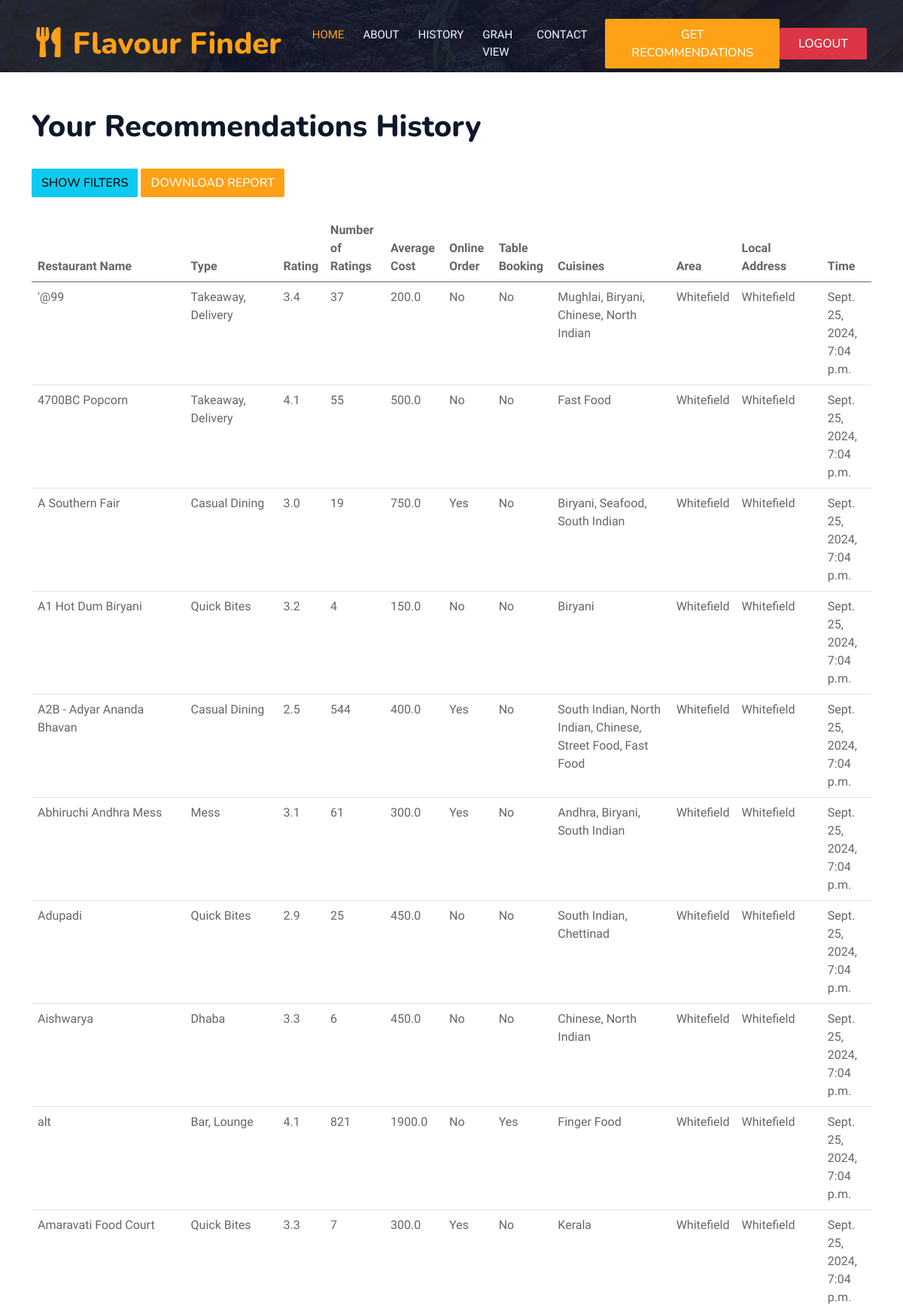
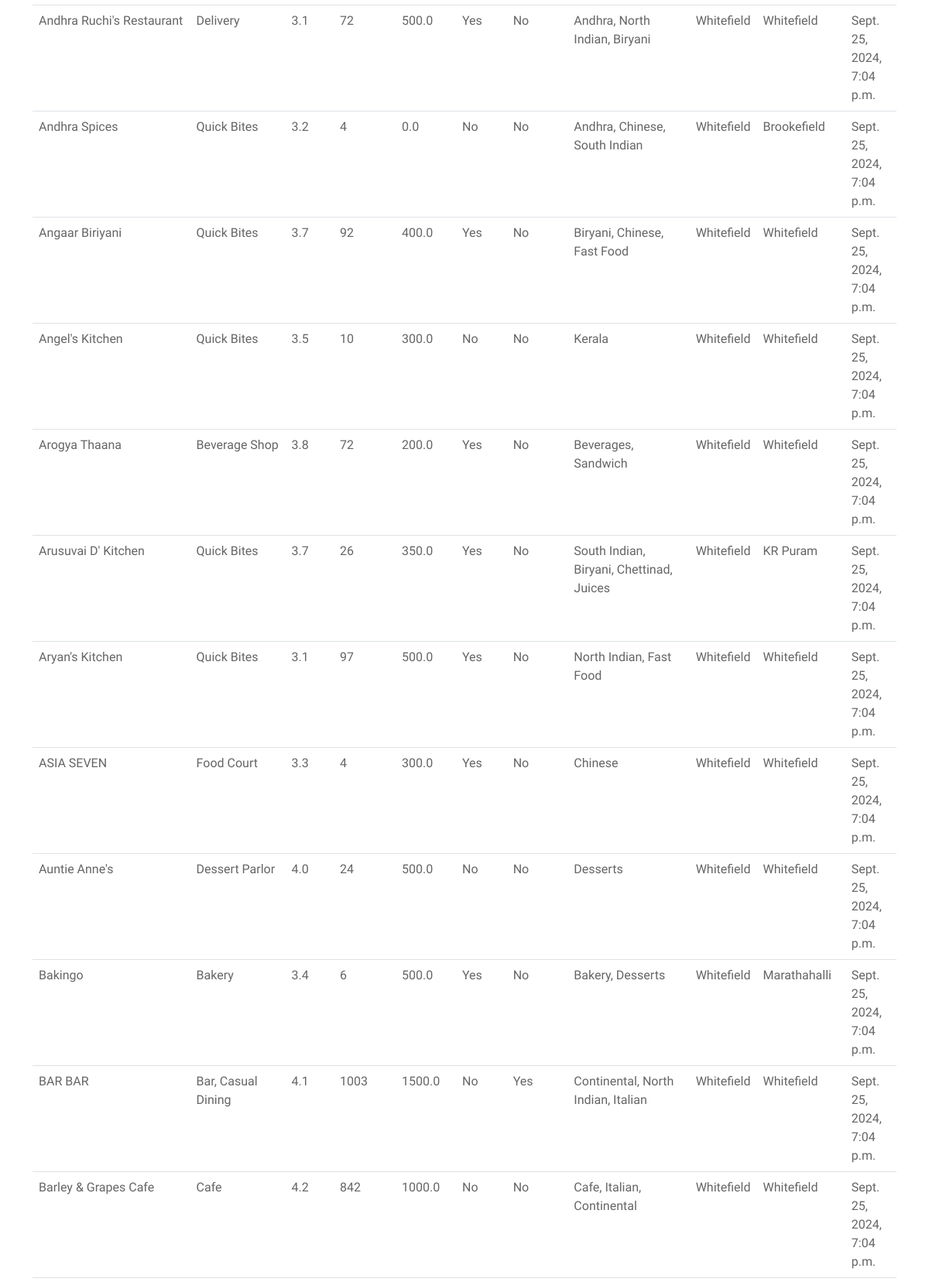
The app's page /history/ (signed in, upper part) with its own data (2 pictures, top to bottom).
### restaurant_app/models.py (models this page shows, shortened)
class UserHistory(models.Model):
    user = models.ForeignKey(User, on_delete=models.CASCADE, related_name='history')
    restaurant_name = models.CharField(max_length=150)
    restaurant_type = models.CharField(max_length=100)
    rate = models.FloatField()
    num_of_ratings = models.IntegerField()
    avg_cost = models.FloatField()
    online_order = models.CharField(max_length=10)
    table_booking = models.CharField(max_length=10)
    cuisines_type = models.CharField(max_length=200)
    area = models.CharField(max_length=100)
    local_address = models.CharField(max_length=200)
    interaction_time = models.DateTimeField(auto_now_add=True)
    interaction_datetime = models.DateTimeField(null=True, blank=True)

### restaurant_app/views.py (the view)
# urls.py: path('history/', history, name='history'),
@login_required
def history(request):
    user_history = UserHistory.objects.filter(user=request.user)
    price_range = request.GET.get('price_range')
    rating = request.GET.get('rating')
    restaurant_type = request.GET.get('restaurant_type')
    if price_range:
        try:
            price_limit = float(price_range)
            user_history = user_history.filter(avg_cost__lte=price_limit)
        except ValueError:
            pass  # Handle invalid float conversion gracefully
    if rating:
        user_history = user_history.filter(rate=rating)
    if restaurant_type:
        user_history = user_history.filter(restaurant_type=restaurant_type)
    return render(request, 'history.html', {'history': user_history})

### restaurant_app/templates/history.html (shortened to what this page needs)
<!DOCTYPE html>
<html lang="en">
<head>
    {% load static %}
    <link href="https://cdnjs.cloudflare.com/ajax/libs/font-awesome/5.10.0/css/all.min.css" rel="stylesheet">
    <link href="https://cdn.jsdelivr.net/npm/bootstrap-icons@1.4.1/font/bootstrap-icons.css" rel="stylesheet">
    <link href="{% static 'lib/animate/animate.min.css' %}" rel="stylesheet">
    <link href="{% static 'lib/owlcarousel/assets/owl.carousel.min.css' %}" rel="stylesheet">
    <link href="{% static 'lib/tempusdominus/css/tempusdominus-bootstrap-4.min.css' %}" rel="stylesheet">
    <link href="{% static 'css/bootstrap.min.css' %}" rel="stylesheet">
    <link href="{% static 'css/style.css' %}" rel="stylesheet">
</head>
<body>
    <div class="container-xxl bg-white p-0">
        <div class="container-xxl position-relative p-0">
            <nav class="navbar navbar-expand-lg navbar-dark bg-dark px-4 px-lg-5 py-3 py-lg-0">
                <a href="{% url 'dashboard' %}" class="navbar-brand p-0">
                    <h1 class="text-primary m-0"><i class="fa fa-utensils me-3"></i>Flavour Finder</h1>
                </a>
                <div class="collapse navbar-collapse" id="navbarCollapse">
                    <div class="navbar-nav ms-auto py-0 pe-4">
                        <a href="{% url 'dashboard' %}" class="nav-item nav-link active">Home</a>
                        <a href="{% url 'about' %}" class="nav-item nav-link">About</a>
                        <a href="{% url 'history' %}" class="nav-item nav-link">History</a>
                        <a href="{% url 'graph' %}" class="nav-item nav-link">Grah View</a>
                        <a href="{% url 'contact' %}" class="nav-item nav-link">Contact</a>
                    </div>
                    <a href="{% url 'recommend' %}" class="btn btn-primary py-2 px-4">Get Recommendations</a>
                    <br>
                    <form method="POST" action="{% url 'logout' %}" class="d-inline">
                        <button type="submit" class="btn btn-danger py-2 px-4">Logout</button>
                    </form>
                </div>
            </nav>
        <div class="container-xxl py-5 bg-dark hero-header mb-5">
        </div>
    </div>
    {% block content %}
    <section class="section">
        <div class="container">
            <h1 class="title">Your Recommendations History</h1><br>
            <button id="filterButton" class="btn btn-info mb-4">Show Filters</button>
            <a href="{% url 'download_user_history' %}" class="btn btn-primary mb-4">Download Report</a>
            {% if history %}
                <table class="table is-fullwidth is-striped">
                    <thead>
                        <tr>
                            <th>Restaurant Name</th>
                            <th>Type</th>
                            <th>Rating</th>
                            <th>Number of Ratings</th>
                            <th>Average Cost</th>
                            <th>Online Order</th>
                            <th>Table Booking</th>
                            <th>Cuisines</th>
                            <th>Area</th>
                            <th>Local Address</th>
                            <th>Time</th>
                        </tr>
                    </thead>
                    <tbody>
                        {% for entry in history %}
                        <tr>
                            <td>{{ entry.restaurant_name }}</td>
                            <td>{{ entry.restaurant_type }}</td>
                            <td>{{ entry.rate }}</td>
                            <td>{{ entry.num_of_ratings }}</td>
                            <td>{{ entry.avg_cost }}</td>
                            <td>{{ entry.online_order }}</td>
                            <td>{{ entry.table_booking }}</td>
                            <td>{{ entry.cuisines_type }}</td>
                            <td>{{ entry.area }}</td>
                            <td>{{ entry.local_address }}</td>
                            <td>{{ entry.interaction_time }}</td>
                        </tr>
                        {% endfor %}
                    </tbody>
                </table>
            {% else %}
                <p>No history available. Please make some searches on the <a href="{% url 'dashboard' %}">dashboard</a>.</p>
            {% endif %}
        </div>
    </section>
    {% endblock %}
    </div>
</body>
</html>

### restaurant_app/static/css/style.css (style rules this page uses)
:root { --primary: #FEA116; --light: #F1F8FF; --dark: #0F172B; }
.btn { font-family: 'Nunito', sans-serif; font-weight: 500; text-transform: uppercase; transition: .5s; }
.btn.btn-primary, .btn.btn-secondary { color: #FFFFFF; }
.navbar-dark .navbar-nav .nav-link { position: relative; margin-left: 25px; padding: 35px 0; font-size: 15px; color: var(--light) !important; text-transform: uppercase; font-weight: 500; outline: none; transition: .5s; }
.navbar-dark .navbar-nav .nav-link:hover, .navbar-dark .navbar-nav .nav-link.active { color: var(--primary) !important; }
@media (min-width: 992px) { .navbar-dark { position: absolute; width: 100%; top: 0; left: 0; z-index: 999; background: transparent !important; } }
.hero-header { background: linear-gradient(rgba(15, 23, 43, .9), rgba(15, 23, 43, .9)), url(../img/bg-hero.jpg); background-position: center center; background-repeat: no-repeat; background-size: cover; }

### records on screen
UserHistory: restaurant_name "'@99", restaurant_type "Takeaway, Delivery", rate "3.4", num_of_ratings "37", avg_cost "200.0", online_order "No", table_booking "No", cuisines_type "Mughlai, Biryani, Chinese, North Indian", area "Whitefield", local_address "Whitefield", interaction_time "Sept. 25, 2024, 7:04 p.m."
UserHistory: restaurant_name "4700BC Popcorn", restaurant_type "Takeaway, Delivery", rate "4.1", num_of_ratings "55", avg_cost "500.0", online_order "No", table_booking "No", cuisines_type "Fast Food", area "Whitefield", local_address "Whitefield", interaction_time "Sept. 25, 2024, 7:04 p.m."
UserHistory: restaurant_name "A Southern Fair", restaurant_type "Casual Dining", rate "3.0", num_of_ratings "19", avg_cost "750.0", online_order "Yes", table_booking "No", cuisines_type "Biryani, Seafood, South Indian", area "Whitefield", local_address "Whitefield", interaction_time "Sept. 25, 2024, 7:04 p.m."
UserHistory: restaurant_name "A1 Hot Dum Biryani", restaurant_type "Quick Bites", rate "3.2", num_of_ratings "4", avg_cost "150.0", online_order "No", table_booking "No", cuisines_type "Biryani", area "Whitefield", local_address "Whitefield", interaction_time "Sept. 25, 2024, 7:04 p.m."
UserHistory: restaurant_name "A2B - Adyar Ananda Bhavan", restaurant_type "Casual Dining", rate "2.5", num_of_ratings "544", avg_cost "400.0", online_order "Yes", table_booking "No", cuisines_type "South Indian, North Indian, Chinese, Street Food, Fast Food", area "Whitefield", local_address "Whitefield", interaction_time "Sept. 25, 2024, 7:04 p.m."
UserHistory: restaurant_name "Abhiruchi Andhra Mess", restaurant_type "Mess", rate "3.1", num_of_ratings "61", avg_cost "300.0", online_order "Yes", table_booking "No", cuisines_type "Andhra, Biryani, South Indian", area "Whitefield", local_address "Whitefield", interaction_time "Sept. 25, 2024, 7:04 p.m."
UserHistory: restaurant_name "Adupadi", restaurant_type "Quick Bites", rate "2.9", num_of_ratings "25", avg_cost "450.0", online_order "No", table_booking "No", cuisines_type "South Indian, Chettinad", area "Whitefield", local_address "Whitefield", interaction_time "Sept. 25, 2024, 7:04 p.m."
UserHistory: restaurant_name "Aishwarya", restaurant_type "Dhaba", rate "3.3", num_of_ratings "6", avg_cost "450.0", online_order "No", table_booking "No", cuisines_type "Chinese, North Indian", area "Whitefield", local_address "Whitefield", interaction_time "Sept. 25, 2024, 7:04 p.m."
UserHistory: restaurant_name "alt", restaurant_type "Bar, Lounge", rate "4.1", num_of_ratings "821", avg_cost "1900.0", online_order "No", table_booking "Yes", cuisines_type "Finger Food", area "Whitefield", local_address "Whitefield", interaction_time "Sept. 25, 2024, 7:04 p.m."
UserHistory: restaurant_name "Amaravati Food Court", restaurant_type "Quick Bites", rate "3.3", num_of_ratings "7", avg_cost "300.0", online_order "Yes", table_booking "No", cuisines_type "Kerala", area "Whitefield", local_address "Whitefield", interaction_time "Sept. 25, 2024, 7:04 p.m."
UserHistory: restaurant_name "Andhra Ruchi's Restaurant", restaurant_type "Delivery", rate "3.1", num_of_ratings "72", avg_cost "500.0", online_order "Yes", table_booking "No", cuisines_type "Andhra, North Indian, Biryani", area "Whitefield", local_address "Whitefield", interaction_time "Sept. 25, 2024, 7:04 p.m."
UserHistory: restaurant_name "Andhra Spices", restaurant_type "Quick Bites", rate "3.2", num_of_ratings "4", avg_cost "0.0", online_order "No", table_booking "No", cuisines_type "Andhra, Chinese, South Indian", area "Whitefield", local_address "Brookefield", interaction_time "Sept. 25, 2024, 7:04 p.m."
UserHistory: restaurant_name "Angaar Biriyani", restaurant_type "Quick Bites", rate "3.7", num_of_ratings "92", avg_cost "400.0", online_order "Yes", table_booking "No", cuisines_type "Biryani, Chinese, Fast Food", area "Whitefield", local_address "Whitefield", interaction_time "Sept. 25, 2024, 7:04 p.m."
UserHistory: restaurant_name "Angel's Kitchen", restaurant_type "Quick Bites", rate "3.5", num_of_ratings "10", avg_cost "300.0", online_order "No", table_booking "No", cuisines_type "Kerala", area "Whitefield", local_address "Whitefield", interaction_time "Sept. 25, 2024, 7:04 p.m."
UserHistory: restaurant_name "Arogya Thaana", restaurant_type "Beverage Shop", rate "3.8", num_of_ratings "72", avg_cost "200.0", online_order "Yes", table_booking "No", cuisines_type "Beverages, Sandwich", area "Whitefield", local_address "Whitefield", interaction_time "Sept. 25, 2024, 7:04 p.m."
UserHistory: restaurant_name "Arusuvai D' Kitchen", restaurant_type "Quick Bites", rate "3.7", num_of_ratings "26", avg_cost "350.0", online_order "Yes", table_booking "No", cuisines_type "South Indian, Biryani, Chettinad, Juices", area "Whitefield", local_address "KR Puram", interaction_time "Sept. 25, 2024, 7:04 p.m."
UserHistory: restaurant_name "Aryan's Kitchen", restaurant_type "Quick Bites", rate "3.1", num_of_ratings "97", avg_cost "500.0", online_order "Yes", table_booking "No", cuisines_type "North Indian, Fast Food", area "Whitefield", local_address "Whitefield", interaction_time "Sept. 25, 2024, 7:04 p.m."
UserHistory: restaurant_name "ASIA SEVEN", restaurant_type "Food Court", rate "3.3", num_of_ratings "4", avg_cost "300.0", online_order "Yes", table_booking "No", cuisines_type "Chinese", area "Whitefield", local_address "Whitefield", interaction_time "Sept. 25, 2024, 7:04 p.m."
UserHistory: restaurant_name "Auntie Anne's", restaurant_type "Dessert Parlor", rate "4.0", num_of_ratings "24", avg_cost "500.0", online_order "No", table_booking "No", cuisines_type "Desserts", area "Whitefield", local_address "Whitefield", interaction_time "Sept. 25, 2024, 7:04 p.m."
UserHistory: restaurant_name "Bakingo", restaurant_type "Bakery", rate "3.4", num_of_ratings "6", avg_cost "500.0", online_order "Yes", table_booking "No", cuisines_type "Bakery, Desserts", area "Whitefield", local_address "Marathahalli", interaction_time "Sept. 25, 2024, 7:04 p.m."
UserHistory: restaurant_name "BAR BAR", restaurant_type "Bar, Casual Dining", rate "4.1", num_of_ratings "1003", avg_cost "1500.0", online_order "No", table_booking "Yes", cuisines_type "Continental, North Indian, Italian", area "Whitefield", local_address "Whitefield", interaction_time "Sept. 25, 2024, 7:04 p.m."
UserHistory: restaurant_name "Barley & Grapes Cafe", restaurant_type "Cafe", rate "4.2", num_of_ratings "842", avg_cost "1000.0", online_order "No", table_booking "No", cuisines_type "Cafe, Italian, Continental", area "Whitefield", local_address "Whitefield", interaction_time "Sept. 25, 2024, 7:04 p.m."
